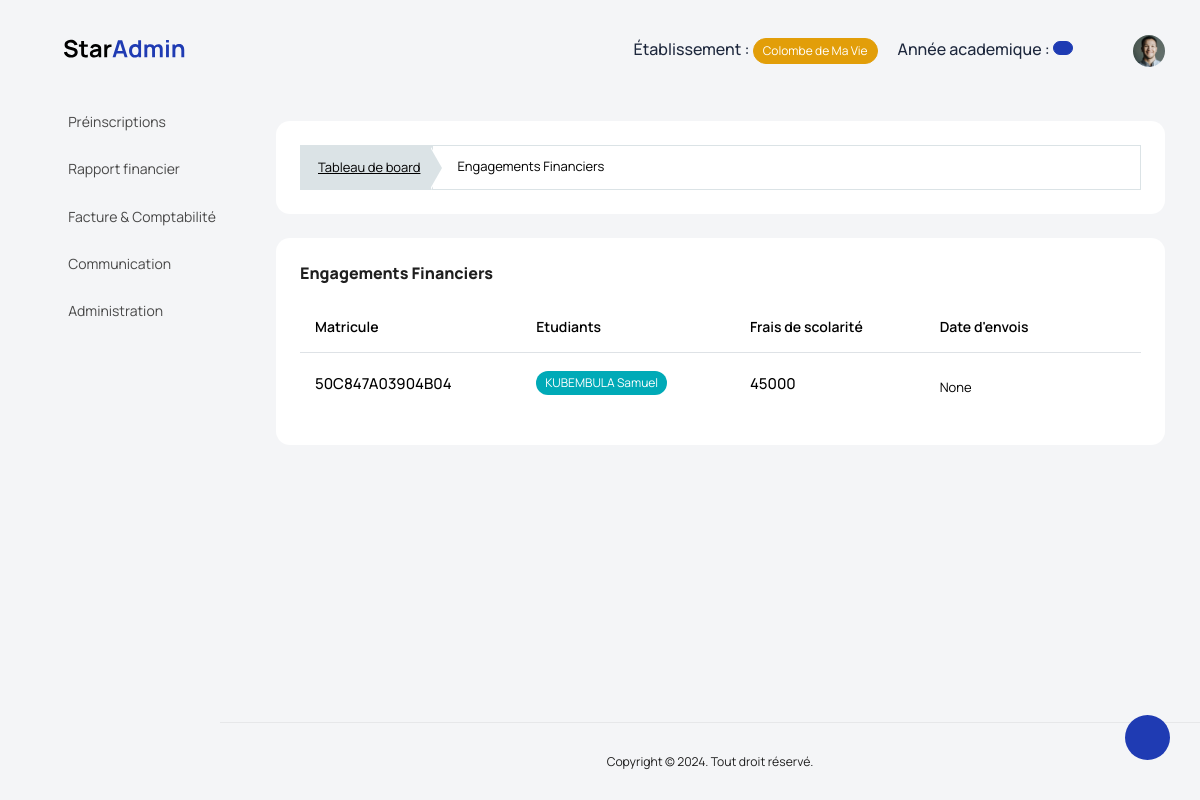
The app's page /accountnant-dashboard/factures-&-comptable/engagement-financier/ (signed in), older data.
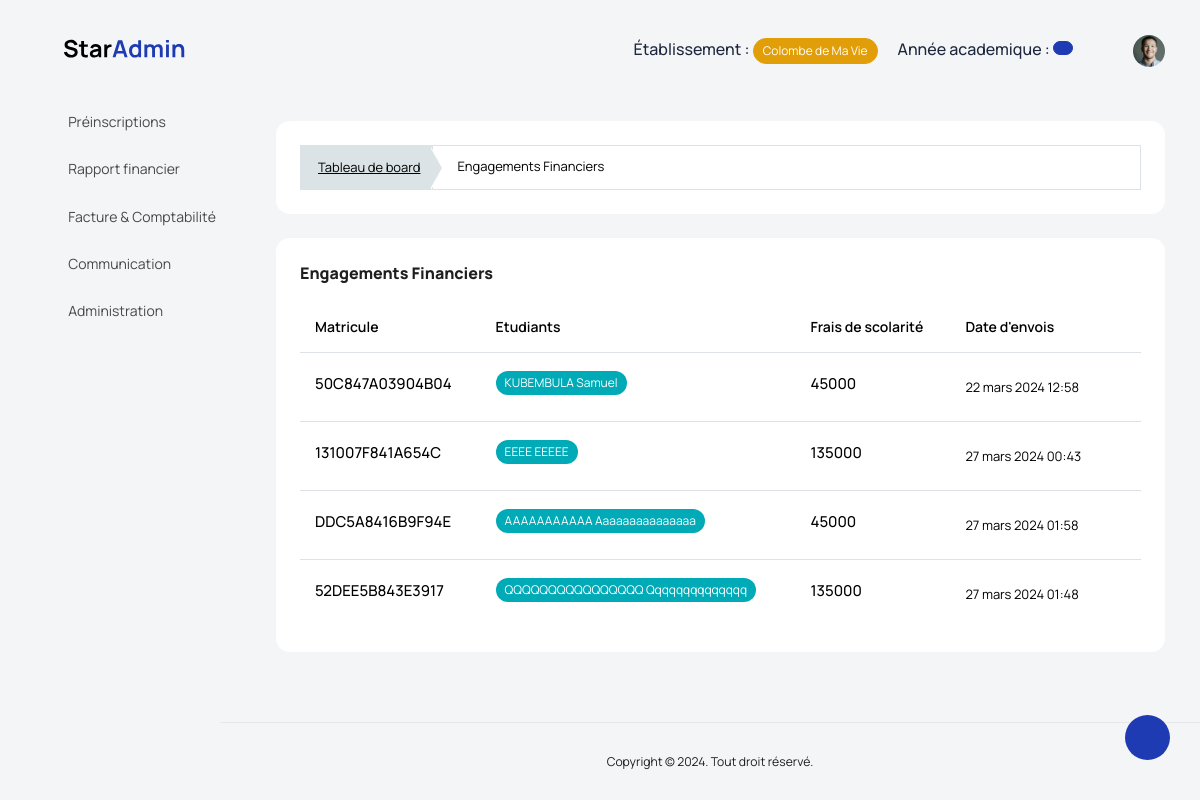
The same page, newer data.
### backend/models/facturation.py (models this page shows)
class FinancialCommitment(models.Model):
    student = models.ForeignKey(Student, on_delete=models.SET_NULL, blank=True, null=True)
    school_fees = models.IntegerField()
    send_date = models.DateTimeField(blank=True, null=True)
    is_send = models.BooleanField(default=False)
    academic_year = models.ForeignKey(AcademicYear, on_delete=models.CASCADE, null=True)
    created_at = models.DateTimeField(auto_now_add=True)
    updated_at = models.DateTimeField(auto_now=True)

### backend/models/gestion_ecole.py (models this page shows, shortened)
class Student(models.Model):
    registration_number = ShortUUID4Field()
    lastname = models.CharField(max_length=50, null=True, blank=True)
    firstname = models.CharField(max_length=50, null=True, blank=True)
    address = models.CharField(max_length=50, null=True, blank=True)
    tel = models.CharField(max_length=20, blank=True)
    city = models.CharField(max_length=17, choices=cities, blank=True)
    sex = models.CharField(max_length=10, choices=sexes, blank=True)
    email = models.CharField(max_length=120, unique=True, blank=True, null=True)
    bithday = models.DateField(null=True, blank=True)
    nationality = models.CharField(max_length=20, blank=True)
    blood_type = models.CharField(max_length=5, blank=True, null=True, choices=type_blood)
    birthday_place = models.CharField(max_length=100, blank=True, null=True)
    allergy = models.CharField(max_length=255, blank=True, null=True)
    picture = models.ImageField(upload_to="student_images", blank=True, null=True)
    parent = models.ForeignKey(Parent, on_delete=models.CASCADE, blank=True, null=True)
    status = models.BooleanField(default=False)
    is_valid = models.BooleanField(default=False)
    created_at = models.DateTimeField(auto_now_add=True, null=True)
    updated_at = models.DateTimeField(auto_now=True, null=True)

### accountant_dashboard/views/facture_comptable_view.py (the view, shortened to what this page needs)
class FinancialCommitmentView(View):
    template_name = "accountant_dashboard/facture_comp/engagement_financier.html"
    def dispatch(self,request, *args, **kwargs):
        if not request.user.is_authenticated:
            return redirect('backend:login')
        if not request.user.is_accountant:
            return redirect('backend:logout')
        try:
            active_year = AcademicYear.objects.get(status=True, school=request.user.school)
        except AcademicYear.DoesNotExist:
            return redirect('accountant_dashboard:no_year')
        return super().dispatch(request, *args, **kwargs)
    def get(self, request, *args, **kwargs):
        academic_year = AcademicYear.objects.get(school=request.user.school, status=True)
        engagements = FinancialCommitment.objects.filter(academic_year=academic_year)
        context = {'engagements':engagements}
        return render(request, template_name=self.template_name, context=context)

### accountant_dashboard/templates/accountant_dashboard/facture_comp/engagement_financier.html (shortened to what this page needs)
{% extends '../base.html' %}
{% load static %}
{% block content %}
<div class="col-md-12 grid-margin stretch-card">
    <div class="card">
      <div class="card-body">
        <div class="template-demo">
          <nav aria-label="breadcrumb">
            <ol class="breadcrumb breadcrumb-custom">
              <li class="breadcrumb-item">
                <a href='{% url "accountant_dashboard:index" %}'>Tableau de board</a>
              </li>
              <li class="breadcrumb-item active" aria-current="page">
                <span>Engagements Financiers</span>
              </li>
            </ol>
          </nav>
        </div>
      </div>
    </div>
</div>
<div class="card">
    <div class="card-body">
        <div class="d-sm-flex justify-content-between align-items-start">
            <div>
                <h4 class="card-title card-title-dash">Engagements Financiers</h4>
            </div>
        </div>
        <div class="row mt-3">
            <div class="col-12">
                <div class="table-responsive">
                    <table id="order-listing" class="table">
                        <thead>
                            <tr>
                                <th scope="col">Matricule</th>
                                <th scope="col">Etudiants</th>
                                <th scope="col">Frais de scolarité</th>
                                <th scope="col">Date d'envois</th>
                                <th scope="col"></th>
                            </tr>
                        </thead>
                        <tbody id="elementList">
                            {% for engagement in engagements %}
                                <tr>
                                    <td><h6>{{engagement.student.registration_number|upper}}</h6></td>
                                    <td><h6><span class="badge rounded-pill bg-info">{{engagement.student.lastname|upper}} {{engagement.student.firstname|capfirst}}</span></h6></td>
                                    <td><h6> {{engagement.school_fees}}</h6> </td>
                                    <td>{{engagement.send_date}}</td>
                                    <td>
                                        {% if not engagement.is_send %}
                                        <a href='{% url "accountant_dashboard:send_financials" engagement.id %}'>
                                            <i class="fa fa-send h4 text-success"></i></a>
                                        {% endif %}
                                    </td>
                                </tr>
                            {% endfor %}
                        </tbody>
                    </table>
                </div>
            </div>
        </div>
    </div>
</div>
{% endblock content %}

Row changes from the older to the newer data that the page shows:
changed FinancialCommitment "KUBEMBULA": send_date "None" → "22 mars 2024 12:58"; is_send False → True (drawn)
added FinancialCommitment: student.registration_number "131007F841A654C", student.lastname "EEEE", student.firstname "EEEEE", school_fees "135000", send_date "27 mars 2024 00:43"
added FinancialCommitment: student.registration_number "DDC5A8416B9F94E", student.lastname "AAAAAAAAAAA", student.firstname "Aaaaaaaaaaaaaaa", school_fees "45000", send_date "27 mars 2024 01:58"
added FinancialCommitment: student.registration_number "52DEE5B843E3917", student.lastname "QQQQQQQQQQQQQQQQ", student.firstname "Qqqqqqqqqqqqqq", school_fees "135000", send_date "27 mars 2024 01:48"
